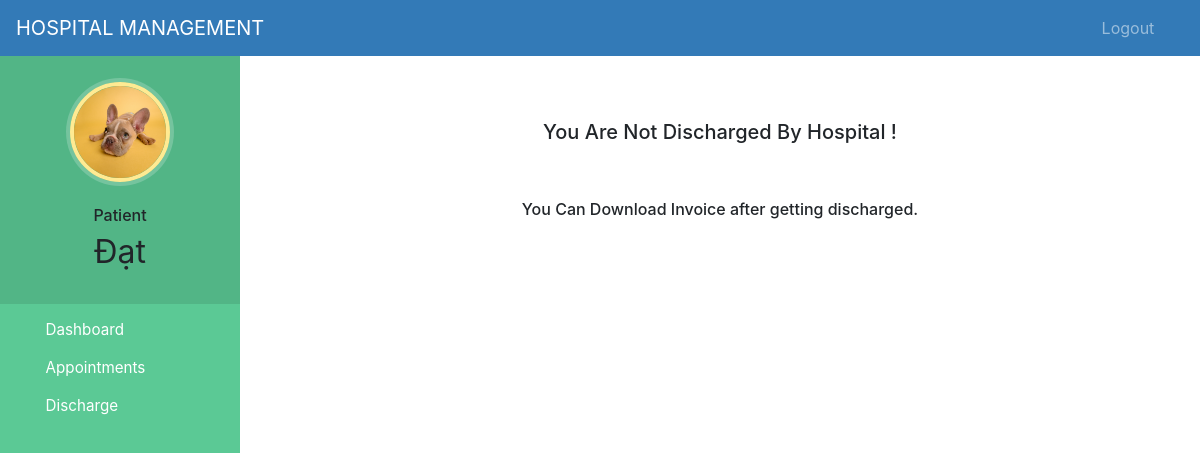
The app's page /patient-discharge (signed in), older data.
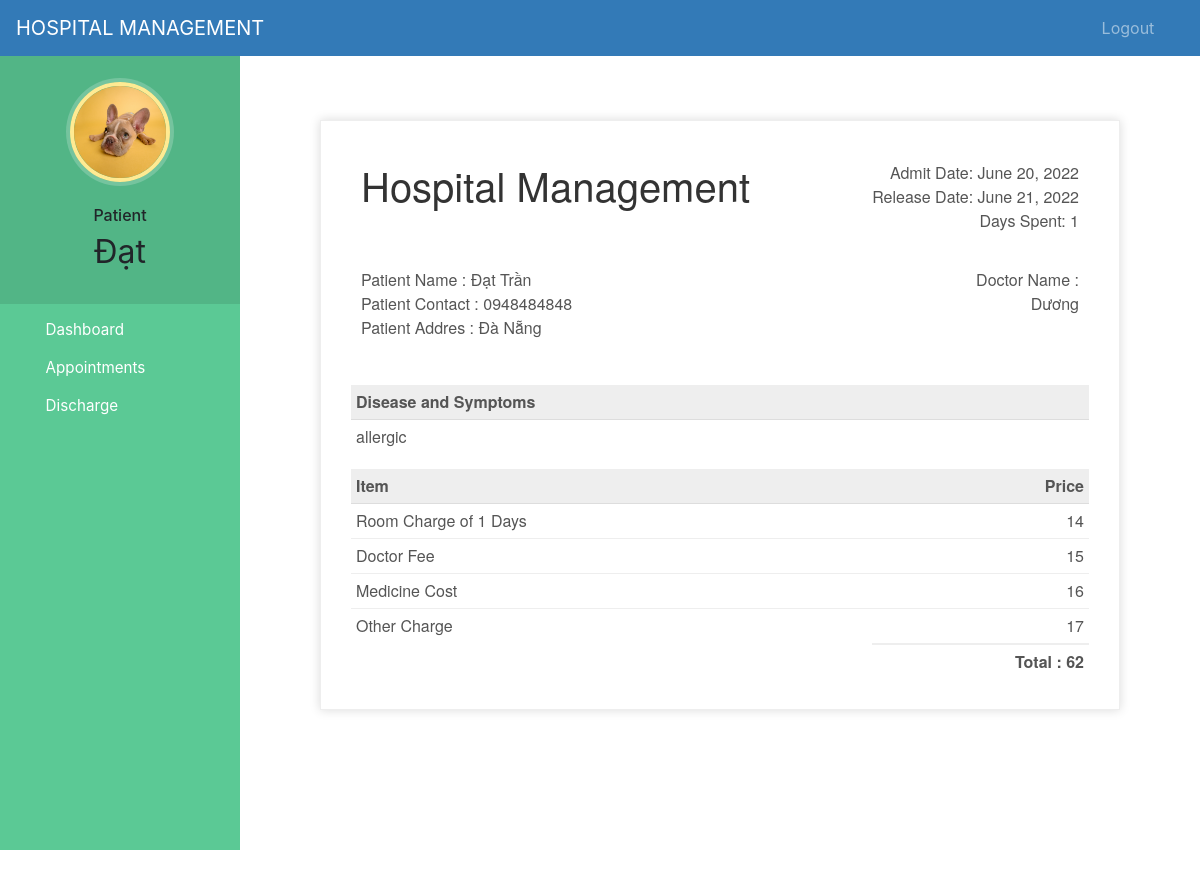
The same page, newer data.
### hospital/models.py (models this page shows, shortened)
class Patient(models.Model):
    user=models.OneToOneField(User,on_delete=models.CASCADE)
    profile_pic= models.ImageField(upload_to='profile_pic/PatientProfilePic/',null=True,blank=True)
    address = models.CharField(max_length=40)
    mobile = models.CharField(max_length=20,null=False)
    symptoms = models.CharField(max_length=100,null=False)
    assignedDoctorId = models.PositiveIntegerField(null=True)
    admitDate=models.DateField(auto_now=True)
    status=models.BooleanField(default=False)
    @property
    def get_name(self):
        return self.user.first_name+" "+self.user.last_name
    def __str__(self):
        return self.user.first_name+" ("+self.symptoms+")"

class PatientDischargeDetails(models.Model):
    patientId=models.PositiveIntegerField(null=True)
    patientName=models.CharField(max_length=40)
    assignedDoctorName=models.CharField(max_length=40)
    address = models.CharField(max_length=40)
    mobile = models.CharField(max_length=20,null=True)
    symptoms = models.CharField(max_length=100,null=True)
    admitDate=models.DateField(null=False)
    releaseDate=models.DateField(null=False)
    daySpent=models.PositiveIntegerField(null=False)
    roomCharge=models.PositiveIntegerField(null=False)
    medicineCost=models.PositiveIntegerField(null=False)
    doctorFee=models.PositiveIntegerField(null=False)
    OtherCharge=models.PositiveIntegerField(null=False)
    total=models.PositiveIntegerField(null=False)

### hospital/views.py (the view)
# urls.py: path('patient-discharge', views.patient_discharge_view,name='patient-discharge'),
@login_required(login_url='patientlogin')
@user_passes_test(is_patient)
def patient_discharge_view(request):
    patient=models.Patient.objects.get(user_id=request.user.id) #for profile picture of patient in sidebar
    dischargeDetails=models.PatientDischargeDetails.objects.all().filter(patientId=patient.id).order_by('-id')[:1]
    patientDict=None
    if dischargeDetails:
        patientDict ={
        'is_discharged':True,
        'patient':patient,
        'patientId':patient.id,
        'patientName':patient.get_name,
        'assignedDoctorName':dischargeDetails[0].assignedDoctorName,
        'address':patient.address,
        'mobile':patient.mobile,
        'symptoms':patient.symptoms,
        'admitDate':patient.admitDate,
        'releaseDate':dischargeDetails[0].releaseDate,
        'daySpent':dischargeDetails[0].daySpent,
        'medicineCost':dischargeDetails[0].medicineCost,
        'roomCharge':dischargeDetails[0].roomCharge,
        'doctorFee':dischargeDetails[0].doctorFee,
        'OtherCharge':dischargeDetails[0].OtherCharge,
        'total':dischargeDetails[0].total,
        }
        print(patientDict)
    else:
        patientDict={
            'is_discharged':False,
            'patient':patient,
            'patientId':request.user.id,
        }
    return render(request,'hospital/patient_discharge.html',context=patientDict)

### hospital/views.py (called while the page is built)
def is_patient(user):
    return user.groups.filter(name='PATIENT').exists()

### templates/hospital/patient_discharge.html (shortened to what this page needs)
{% extends 'hospital/patient_base.html' %}
{% load static %}
{% block content %}
<head>
</head>
<br><br><br>
{%if is_discharged%}
<div class="invoice-box">
  <table cellpadding="0" cellspacing="0">
    <tr class="top">
      <td colspan="2">
        <table>
          <tr>
            <td class="title">
              <h1>Hospital Management</h1>
            </td>
            <td>
              Admit Date: {{admitDate}}<br>
              Release Date: {{releaseDate}}<br>
              Days Spent: {{daySpent}}
            </td>
          </tr>
        </table>
      </td>
    </tr>
    <tr class="information">
      <td colspan="2">
        <table>
          <tr>
            <td>
              Patient Name : {{patientName}}<br>
              Patient Contact : {{mobile}}<br>
              Patient Addres : {{address}}<br>
            </td>
            <td>
              Doctor Name :<br>
              {{assignedDoctorName}}<br>
            </td>
          </tr>
        </table>
      </td>
    </tr>
    <tr class="heading">
      <td>
        Disease and Symptoms
      </td>
      <td>
      </td>
    </tr>
    <tr class="details">
      <td>
        {{symptoms}}
      </td>
    </tr>
    <tr class="heading">
      <td>
        Item
      </td>
      <td>
        Price
      </td>
    </tr>
    <tr class="item">
      <td>
        Room Charge of {{daySpent}} Days
      </td>
      <td>
        {{roomCharge}}
      </td>
    </tr>
    <tr class="item">
      <td>
        Doctor Fee
      </td>
      <td>
        {{doctorFee}}
      </td>
    </tr>
    <tr class="item">
      <td>
        Medicine Cost
      </td>
      <td>
        {{medicineCost}}
      </td>
    </tr>
    <tr class="item last">
      <td>
        Other Charge
      </td>
      <td>
        {{OtherCharge}}
      </td>
    </tr>
    <tr class="total">
      <td></td>
      <td>
        Total : {{total}}
      </td>
    </tr>
  </table>
</div>
<br><br>
{%else%}
<h5 style="text-align:center;">You Are Not Discharged By Hospital !</h5>
<br><br>
<h6 style="text-align:center;">You Can Download Invoice after getting discharged.</h6>
{%endif%}
<br><br><br><br><br><br><br><br>
{% endblock content %}

### templates/hospital/patient_base.html (shortened to what this page needs)
<!DOCTYPE html>
{% load static %}
<html lang="en">
<head>
  <link rel="stylesheet" href="https://stackpath.bootstrapcdn.com/bootstrap/4.3.1/css/bootstrap.min.css">
  <link rel="stylesheet" href="https://maxcdn.bootstrapcdn.com/font-awesome/4.7.0/css/font-awesome.min.css">
</head>
<body>
  <nav class="menu" tabindex="0">
    <header class="avatar">
      <img src="{% static patient.profile_pic.url %}" alt="Profile Pic" />
      <br><br>
      <h6>Patient</h6>
      <h2>{{request.user.first_name}}</h2>
    </header>
    <ul>
      <li tabindex="0" class="icon-dashboard"> <a style="color:white; text-decoration:none;" href="/patient-dashboard"><span>Dashboard</span></a> </li>
      <li tabindex="0" class="icon-calendar"> <a style="color:white; text-decoration:none;" href="/patient-appointment"><span>Appointments</span></a></li>
      <li tabindex="0" class="icon-users"> <a style="color:white; text-decoration:none;" href="/patient-discharge"><span>Discharge</span></a></li>
    </ul>
  </nav>
  <main>
    <div class="bs-example">
      <nav class="navbar navbar-expand-md  navbar-dark fixed-top" style="background:#337AB7;">
        <a href="/patient-dashboard" class="navbar-brand">HOSPITAL MANAGEMENT</a>
        <div class="collapse navbar-collapse justify-content-between" id="navbarCollapse">
          <div class="navbar-nav" style=" margin-left: 90%;">
            <a href="/logout" class="nav-item nav-link">Logout</a>
          </div>
        </div>
      </nav>
    </div>
    <br><br>
    {% block content %}
    {% endblock content %}
  </main>
</body>
</html>

Row changes from the older to the newer data that the page shows:
shown differently, row unchanged: Patient: admitDate (not shown) → "June 20, 2022"; mobile (not shown) → "0948484848"; address (not shown) → "Đà Nẵng"; symptoms (not shown) → "allergic"
added PatientDischargeDetails: releaseDate "June 21, 2022", patientName "Đạt Trần", assignedDoctorName "Dương"
Text that changed along with them:
{{ daySpent }}: (not shown) → "1"
{{ roomCharge }}: (not shown) → "14"
{{ doctorFee }}: (not shown) → "15"
{{ medicineCost }}: (not shown) → "16"
{{ OtherCharge }}: (not shown) → "17"
{{ total }}: (not shown) → "62"
text no longer shown: "You Are Not Discharged By Hospital ! You Can Download Invoice after getting discharged."
text now shown: "Hospital Management Admit Date: Release Date: Days Spent: Patient Name : Patient Contact : Patient Addres : Doctor Name : Disease and Symptoms Item Price Room Charge of Days Doctor Fee Medicine Cost Other Charge Total :"
